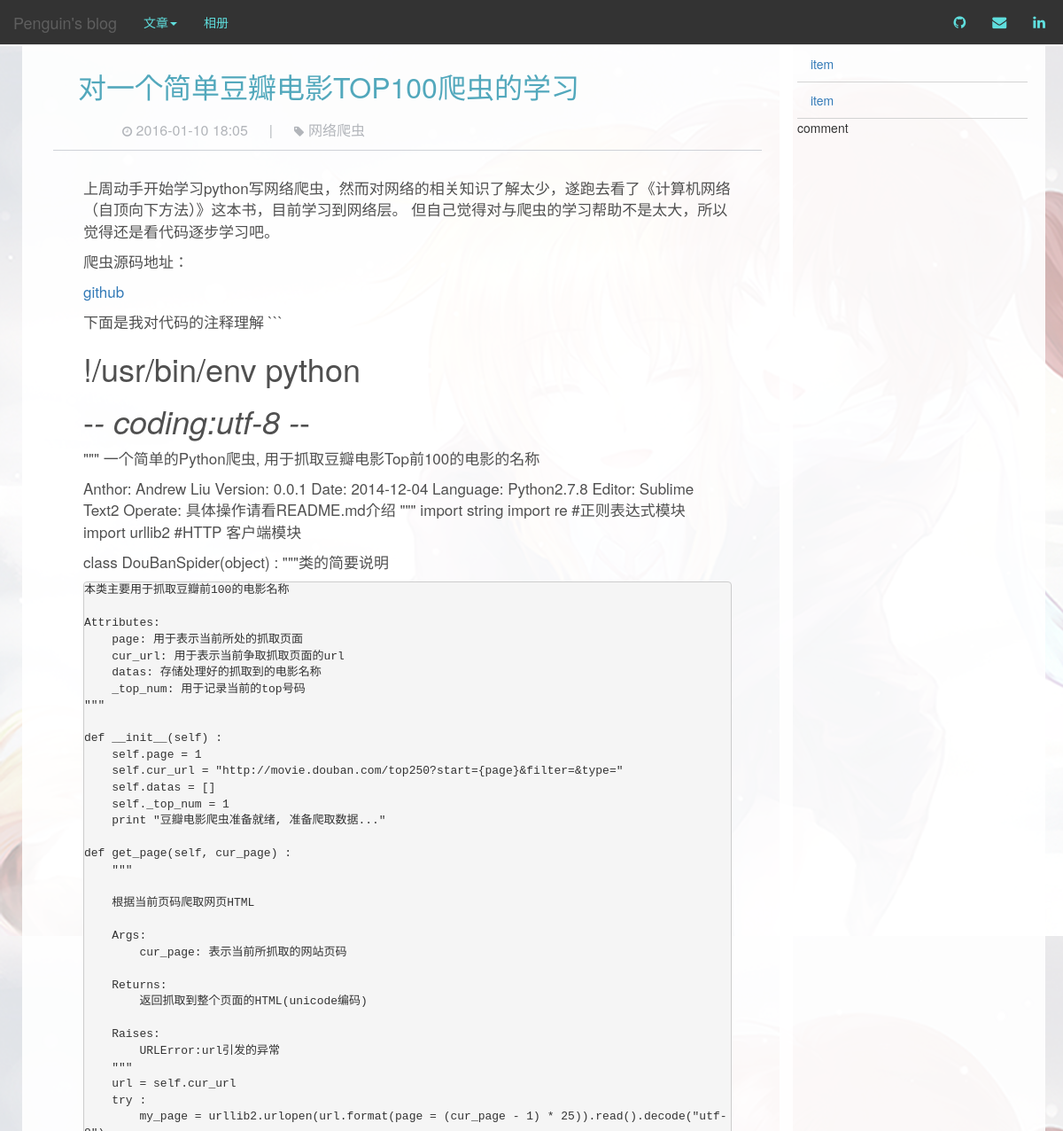
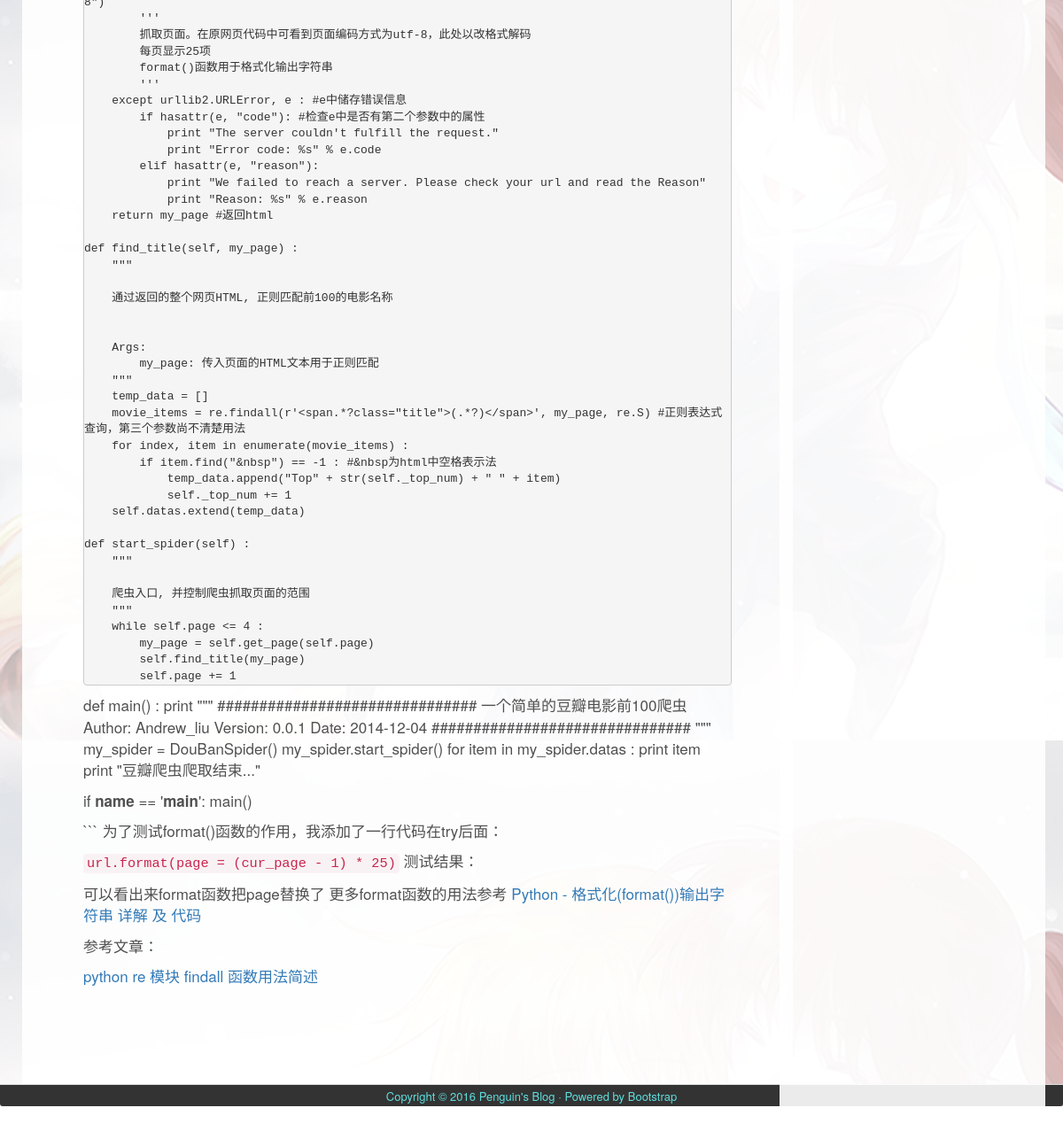
Page /post/7 on the committed database (2 pictures, top to bottom).
### app/models.py (models this page shows)
class Post(db.Model):
    id = db.Column(db.Integer, primary_key=True)
    title = db.Column(db.String)
    body = db.Column(db.String)
    timestamp = db.Column(db.String)
    tag = db.Column(db.String)
    info = db.Column(db.String)
    body_markdown = db.Column(db.String)
    counter = db.Column(db.Integer)

### app/views.py (the view)
@app.route('/post/<post_id>')
def post(post_id):
    post = db.session.query(Post).filter(Post.id == post_id).first()
    html_txt = markdown.markdown(post.body_markdown)
    post.body = html_txt
    db.session.add(post)
    db.session.commit()
    return render_template('post.html',
                           post = post)

### app/views.py (called while the page is built)
@app.before_request #register a function to run before every request
def before_request():
    g.user = current_user
    if g.user.is_authenticated:
        g.user.last_seen = datetime.utcnow()
        db.session.add(g.user)
        db.session.commit()

### app/templates/post.html
{% extends "base.html" %}
{% block content %}
<div>
    <div class="post">
        <div class="post-header">
            <div class="post-title">{{post.title}}</div>
            <div class="post-header-buttom">
                <div class="post-timestamp"> {{post.timestamp}}</div>
                <div class="post-header-buttom-divider">|</div>
                <div class="post-tag">{{post.tag}}</div>
            </div>
        </div>
        <div class="post-body font-kai">
            {{post.body | safe}}
        </div>
    </div>
</div>
{% endblock %}

### app/static/custom.css (style rules this page uses)
body { z-index: 0; }
.post { margin: 10px; padding: 10px; padding-bottom: 100px; }
.post-header, .post-body { padding-left: 2em; padding-right: 2em; }
.post-header { display: block; color: #333; margin: 0; line-height: 20px; border-bottom: solid 1px #cfd2d8; }
.post-title { display: block; font-size: xx-large; color: #52a8bc; font-weight: 500; }
.post-header-buttom { display: block; padding-left: 30px; padding-top: 10px; padding-bottom: 10px; min-height: 30px; }
.post-timestamp:before { font-family: FontAwesome; content: "\f017"; font-size: small; }
.post-tag:before { font-family: FontAwesome; content: "\f02b"; font-size: small; padding-right: 5px; }
.post-timestamp, .post-tag { display: inline-block; padding: 20px; padding-bottom: 0px; font-size: medium; font-family: "Helvetica Neue", Helvetica, Arial, sans-serif; color: #b2b5ba; }
.post-body { padding-top: 30px; padding-left: 2em; padding-right: 2em; font-family: 'Helvetica Neue',Hiragino Sans GB,Microsoft Yahei,WenQuanYi Micro Hei,Helvetica,Arial,sans-serif; font-size: 17px; font-weight: 400; color: #505050; }
.post-header-buttom-divider { display: inline-block; font-size: medium; color: #b2b5ba; ; }
pre { padding: 0px; }

### rows in the picture
Post: title "对一个简单豆瓣电影TOP100爬虫的学习", timestamp "2016-01-10 18:05", tag "网络爬虫", body "上周动手开始学习python写网络爬虫，然而对网络的相关知识了解太少，遂跑去看了《计算机网络（自顶向下方法）》这本书，目前学习到网络层。 但自己觉得对与爬虫的学习帮助不是太大，所以觉得还是看代码逐步学习吧。 爬虫源码地址： github 下面是我对代码的注释理解 ``` !/usr/bin/env python - - coding:utf-8 - - \"\"\" 一个简单的Python爬虫, 用于抓取豆瓣电影Top前100的电影的名称 Anthor: Andrew Liu Version: 0.0.1 Date: 2014-12-04 Language: Python2.7.8 Editor: Sublime Text2 Operate: 具体操作请看README.md介绍 \"\"\" import string import re #正则表达式模块 import urllib2 #HTTP 客户端模块 class DouBanSpider(object) : \"\"\"类的简要说明 本类主要用于抓取豆瓣前100的电影名称 Attributes: page: 用于表示当前所处的抓取页面 cur_url: 用于表示当前争取抓取页面的url datas: 存储处理好的抓取到的电影名称 _top_num: 用于记录当前的top号码 \"\"\" def __init__(self) : self.page = 1 self.cur_url = \"http://movie.douban.com/top250?start={page}&filter=&type=\" self.datas = []…"
